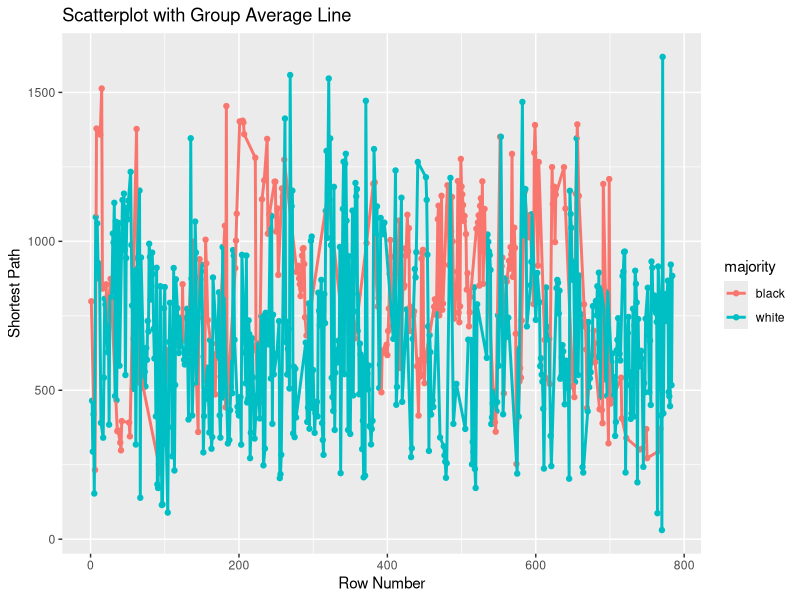

The R source for this figure:
## ---- chunk 1
library(ggplot2)
## ---- chunk 2
data <- read.csv('./CHI.csv')

head(data)
## ---- chunk 3
ggplot(data, aes(x = seq_along(shortest_path), y = shortest_path, color = majority)) + geom_point() + stat_summary(fun = "mean", geom = "line", aes(group = majority), size = 1)  +
  labs(x = "Row Number", y = "Shortest Path", title = "Scatterplot with Group Average Line")
